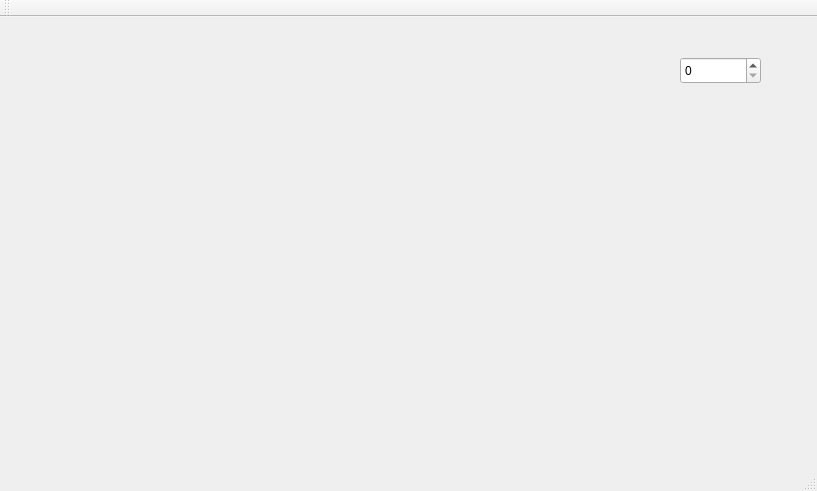
<?xml version="1.0" encoding="UTF-8"?>
<ui version="4.0">
 <class>MainWindow</class>
 <widget class="QMainWindow" name="MainWindow">
  <property name="geometry">
   <rect>
    <x>0</x>
    <y>0</y>
    <width>817</width>
    <height>491</height>
   </rect>
  </property>
  <property name="windowTitle">
   <string>MainWindow</string>
  </property>
  <widget class="QWidget" name="centralWidget">
   <widget class="QWidget" name="horizontalLayoutWidget">
    <property name="geometry">
     <rect>
      <x>10</x>
      <y>10</y>
      <width>561</width>
      <height>401</height>
     </rect>
    </property>
    <layout class="QHBoxLayout" name="horizontalLayout"/>
   </widget>
   <widget class="QSpinBox" name="spinBox">
    <property name="geometry">
     <rect>
      <x>680</x>
      <y>40</y>
      <width>81</width>
      <height>27</height>
     </rect>
    </property>
   </widget>
  </widget>
  <widget class="QMenuBar" name="menuBar">
   <property name="geometry">
    <rect>
     <x>0</x>
     <y>0</y>
     <width>817</width>
     <height>23</height>
    </rect>
   </property>
  </widget>
  <widget class="QToolBar" name="mainToolBar">
   <attribute name="toolBarArea">
    <enum>TopToolBarArea</enum>
   </attribute>
   <attribute name="toolBarBreak">
    <bool>false</bool>
   </attribute>
  </widget>
  <widget class="QStatusBar" name="statusBar"/>
 </widget>
 <layoutdefault spacing="6" margin="11"/>
 <resources/>
 <connections/>
</ui>
